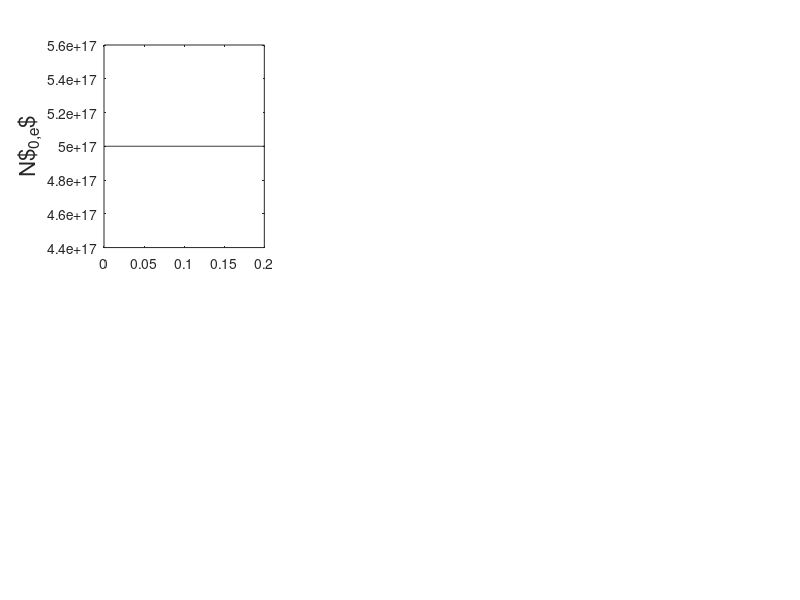

Write the MATLAB code that produced this figure. (Note: this script raises an error after producing the figure.)
%----------------------------------------%
% main script for 1D DVE loop            %
% rlbarnett c3149416 061117              %
%----------------------------------------%

%--
% constants
mu0 = 4.0*pi*1.0e-7;
eps0 = 8.85e-12;
c0 = 1.0/sqrt(eps0*mu0);

%--
% magnetic field (tesla)
B0 = 2.6;

%--
% driver freq
freq = 51.0e6;
om = 2.0*pi*freq;
k0 = om/c0;
wavel0 = (2*pi)/k0;

%--
% define wavenumbers ky and kz (/m); use values given in van eester section IV?? No
% others mentioned
ky = 5.0;
kz = 6.0;

%--
% "common local derivatives for N0, v||^2, static potential and
% ponderomotive potential" 
lamby = 1.0;
lambz = 1.0;

%--
% spatial domain
npts = 1000;
dx = 0.002;
xmin = 0.0;
xmax = 0.2;
% npts = ((xmax - xmin)/dx);
xax = linspace(xmin, xmax, npts);
% xax = xmin:dx:xmax;
% dx = (xmax - xmin)/(npts - 1);

%--
% background density -- set to zero for vacuum case
Nmax = 5.0e17;
N0 = Nmax*ones(1,npts);

%--
% initialise perturbed density as zero
N1 = zeros(1,npts);
N1e = N1;
N1i = N1;

%--
% initialise perturbed velocity as zero
v1 = zeros(1,npts);
v1e = v1;
v1i = v1;

%--
% electron constants
e = -1.6022e-19;
me = 9.11e-31;

%--
% temperature
T_ev = 15.0;

%--
% thermal velocity
vt = sqrt((T_ev*abs(e)) / me);

%--
% ion constants (95% D, 5% H)
qd = abs(e);
mp = 1.67e-27;
md = 2.0*mp;

qh = abs(e);
mh = mp;

%-- 
% cyclotron frequencies
om_ce = e*B0/me;
om_cd = qd*B0/md;
om_ch = qh*B0/mh;

%--
% rotation matrix
alpha = 0.5;
beta = 0.5;

r11 = cos(beta)*cos(alpha);
r12 = cos(beta)*sin(alpha);
r13 = -sin(beta);
r21 = -sin(alpha);
r22 = cos(alpha);
r23 = 0.0;
r31 = sin(beta)*cos(alpha);
r32 = sin(beta)*sin(alpha);
r33 = cos(beta);

rot = [[r11, r12, r13]
     [r21, r22, r23]
     [r31, r32, r33]];
 
e_para = rot(3,:);
Bvec = B0*e_para;

%--
% electron calcs; density, plasma frequency 
N0e = 1.0*N0;
om_pe = sqrt(N0e*e^2/(me*eps0));

%--
% ion calcs (95% D, 5% H); density, plasma frequency
N0d = 0.95*N0;
om_pd = sqrt(N0d*qd^2/(md*eps0));
N0h = 0.05*N0;
om_ph = sqrt(N0h*qh^2/(mh*eps0));
N0i = N0h + N0d;

nmax = 10;

% for iter=1:nmax
    
%     tic

%--
% plot electron densities
figure(1);
set(gcf,'Position',[0   536   824   419])
% suptitle(['Iteration ' num2str(iter)])

subplot(2,3,1)
plot(xax,N0e,'k')
ylabel('N$_{0,e}$','Fontsize',16)
ytickformat('%.2f')

subplot(2,3,2)
plot(xax,N1e,'k')
ylabel('N$_{1,e}$','Fontsize',16)
ytickformat('%.2f')

hold on

%--
% poisson solve for static potential -- solution (output) "static_pot"

poisson_sol;%(Ne, Nh, Nd, lamby, lambz, e, eps0, dx, npts);

%--
% plot static potential
subplot(2,3,3)
plot(xax,static_pot,'r')
ylabel('$\phi$ (V)','Fontsize',16)
ytickformat('%.2f')

%--
% static electric field calculation -- solution (output) "static_e(x,y,z)"

static_e;

%--
% plot static electric field solutions
subplot(2,3,4)
plot(xax,static_ex,'k')
ylabel('E$_{0,ex}$','Fontsize',16)
ytickformat('%.2f')

subplot(2,3,5)
plot(xax,static_ey,'k')
ylabel('E$_{0,ey}$','Fontsize',16)
ytickformat('%.2f')

subplot(2,3,6)
plot(xax,static_ez,'k')
ylabel('E$_{0,ez}$','Fontsize',16)
ytickformat('%.2f')

hold off
drawnow

%--
% wave solver to find rf electric field -- solution (output) "rf_e(x,y,z)"

wave_sol;

%--
% plot rf wave solutions
figure(2);
set(gcf,'Position',[859   536   824   419])
% suptitle(['Iteration ' num2str(iter)])

subplot(3,3,1)
plot(xax,real(rf_ex),'k')
hold on
plot(xax,imag(rf_ex),'--b')
legend('Re[Ex]', 'Im[Ex]', 'Location', 'northwest') 
ylabel('E$_{1,ex}$','Fontsize',16)
ytickformat('%.2f')

subplot(3,3,2)
plot(xax,real(rf_ey),'k')
hold on
plot(xax,imag(rf_ey),'--b')
ylabel('E$_{1,ey}$','Fontsize',16)
ytickformat('%.2f')

subplot(3,3,3)
plot(xax,real(rf_ez),'k')
hold on
plot(xax,imag(rf_ez),'--b')
ylabel('E$_{1,ez}$','Fontsize',16)
ytickformat('%.2f')

hold on

%--
% ponderomotive acceleration calculation -- solution (output)
% "a_pond(x,y,z)"

a_pond;

%--
% plot ponderomotive potential and accelerations
subplot(3,3,4)
plot(xax,pond_pote,'r')
ylabel('$\Theta$','Fontsize',16)
ytickformat('%.2f')

subplot(3,3,7)
plot(xax,a_pondex,'k')
ylabel('$(-\nabla\Theta)_x$','Fontsize',16)
ytickformat('%.2f')

subplot(3,3,8)
plot(xax,a_pondey,'k')
ylabel('$(-\nabla\Theta)_y$','Fontsize',16)
ytickformat('%.2f')

subplot(3,3,9)
plot(xax,a_pondez,'k')
ylabel('$(-\nabla\Theta)_z$','Fontsize',16)
ytickformat('%.2f')

hold off
drawnow

%--
% pressure term -- solution (output) "press(x,y,z)"

pressure;

%--
% plot pressures
figure(3);
set(gcf,'Position',[6    60   824   419])
% suptitle(['Iteration ' num2str(iter)])

subplot(3,3,1)
plot(xax,pressex,'k')
ylabel('$(\nabla N_0/N_0)_x$','Fontsize',16)
ytickformat('%.2f')

subplot(3,3,2)
plot(xax,pressey,'k')
ylabel('$(\nabla N_0/N_0)_y$','Fontsize',16)
ytickformat('%.2f')

subplot(3,3,3)
plot(xax,pressez,'k')
ylabel('$(\nabla N_0/N_0)_z$','Fontsize',16)
ytickformat('%.2f')

hold on

%--
% calculate perpendicular drift velocities analytically -- solution
% (output) "v_perp(1,2)"

v_drift;

%--
% plot perpendicular drift velocities
subplot(3,3,4)
plot(xax,vd_perp1e,'k')
ylabel('v$_{e\perp,1}$','Fontsize',16)
ytickformat('%.2f')

subplot(3,3,5)
plot(xax,vd_perp2e,'k')
ylabel('v$_{e\perp,2e}$','Fontsize',16)
ytickformat('%.2f')

%--
% solve equation 23 (DVE 2015): slow time scale continuity equation yielding v
% parallel -- solution (output)

cont_slow;

%--
% plot parallel drift velocity and perturbed velocity
subplot(3,3,6)
plot(xax,v_parae,'k')
ylabel('v$_{e\parallel}$','Fontsize',16)
ytickformat('%.2f')

subplot(3,3,7)
plot(xax,v1e,'r')
ylabel('v$_{1,e}$','Fontsize',16)
ytickformat('%.2f')

hold off
drawnow

%--
% solve equation 24 (DVE 2015): slow time scale parallel equation of motion yielding log(N0) 
% -- solution (output)

eqofmot_slow;

%--
% calculate perturbed velocity

fastv_update;

%--
% solve equation 25 (DVE 2015): fast time scale continuity equation
% yielding the perturbed density 

cont_fast;

%     toc
    
%     end
